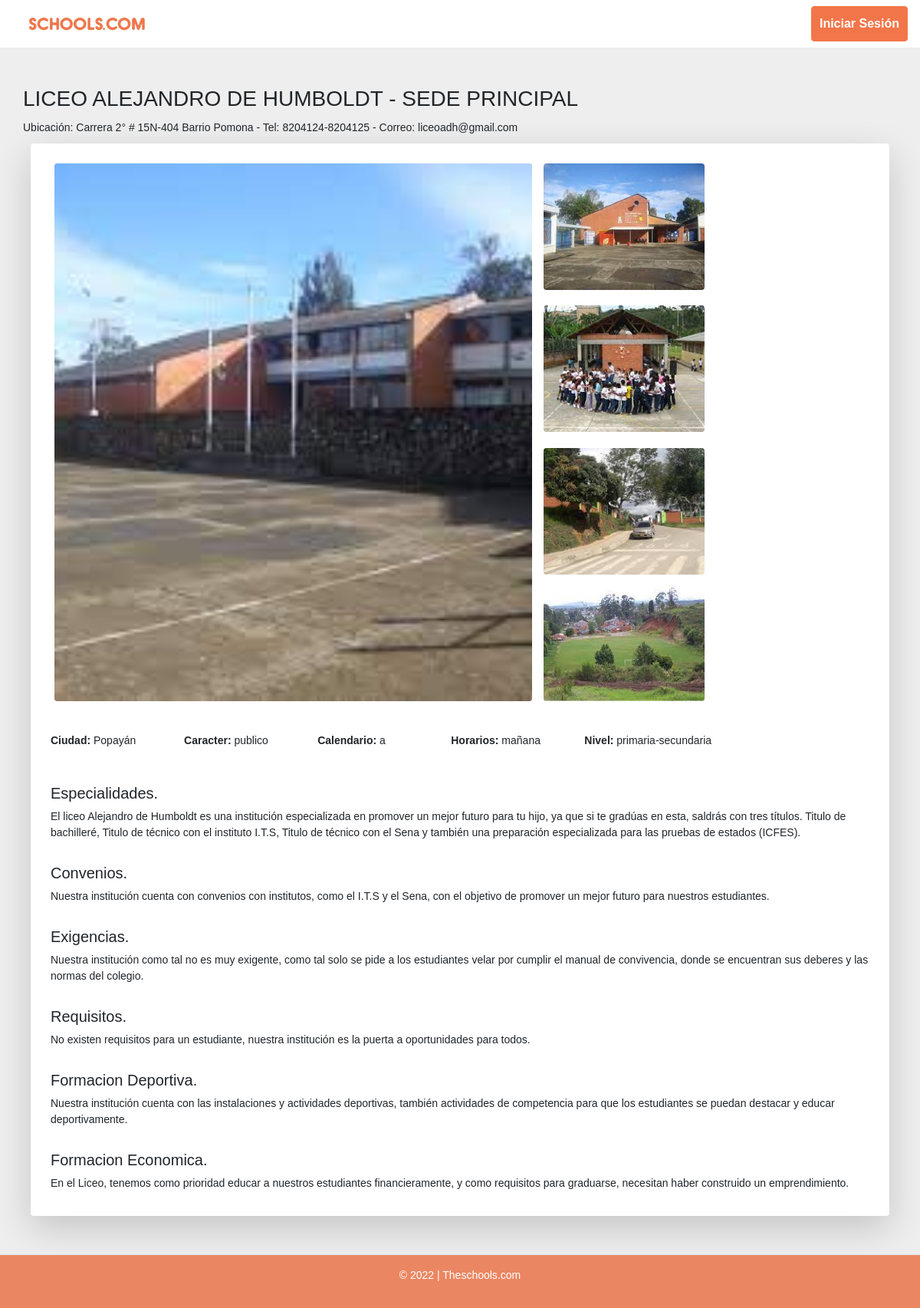
Screenshot of /especifico.php?id=20 with the database file from the repository.
### config/conexion.php (called while the page is built)
<?php
    class Conectar {
        protected $dbh;
        protected function conexion(){
            try{
                $conectar= $this->dbh = new PDO("mysql:local=localhost;dbname=paginawebphp","root","");
                return $conectar;
            }catch(Exception $e){
                print "Error :".$e->getMessage();
                die();
            }
        }
        public function set_names(){
            return $this->dbh->query("SET NAMES 'utf8'");
        }
    }
?>

### models/ColegioLogin.php (called while the page is built, shortened)
<?php
class ColegioLogin extends Conectar
{
    public function encontrarColegioPorId($idColegio)
    {
        $conectar = parent::conexion();
        parent::set_names();
        $sql = "SELECT `id`,`nombre_colegio`,`tel`,`correo`,`inf_ubicacion`,`introduccion`,`ciudad`,`caracter`,`calendario`,`horarios`,`nivel`,`inf_especialidades`,`inf_convenios`,`inf_exigencias`,`inf_requisitos`,`inf_deporte`,`nivel`,`nit`,`inf_economia`,`img_principal`,`img_secundarias_1`,`img_secundarias_2`,`img_secundarias_3`,`img_secundarias_4` FROM `colegios-login`  WHERE id='" . $idColegio . "';";
        $sql = $conectar->prepare($sql);
        $sql->execute();
        return $sql->fetchAll(PDO::FETCH_ASSOC);
    }
}

### especifico.php (the view, shortened to what this page needs)
<?php
require_once("config/conexion.php");
require_once("models/ColegioLogin.php");
$colegioLogin = new ColegioLogin();
$idColegio = $_REQUEST['id'];
$colegio = $colegioLogin->encontrarColegioPorId($idColegio);
if (count($colegio) <= 0) {
  echo "<script>alert('No existe id'); window.location.href = 'principal.php';  </script>";
} else {
  $colegio = $colegio[0];
}
?>
<!DOCTYPE html>
<html class="no-js" lang="es">
<head>
  <link rel="stylesheet" href="assets\css\style.css">
  <link rel="stylesheet" href="assets\css\style_especifico.css">
  <link rel="stylesheet" href="assets\css\widgets.css">
  <link rel="stylesheet" href="assets\css\responsive.css">
</head>
<header>
  <nav class="navbar navbar-light bg-light">
    <div class="col-md-2 col-xs-6" style="max-width: 200px;" >
      <a href="javascript:history.back()"><img class="logo text" src="assets\imgs\theme\logo6.png" alt=""></a>
    </div>
    <form class="form-inline">
      <a class="btn btn-warning my-1 my-sm-0 text-white" class="btn btn-primary btn-sm float-right" type="" href="login.php">Iniciar Sesión</a>
    </form>
  </nav>
</header>
<body>
  <section class="resultado_especifico">
    <div class="caja">
      <div>
        <h3 class="title"><?= $colegio['nombre_colegio'] ?></h3>
        <p class="title_info">Ubicación: <?= $colegio['inf_ubicacion'] ?> - Tel: <?= $colegio['tel'] ?> - Correo: <?= $colegio['correo'] ?></p>
      </div>
      <div class="contenedor shadow-lg p-3 bg-white rounded">
        <div class="adjustable">
          <div class="img-big rounded">
            <div class="rounded" style=" width:100%; height:100%; background-size:cover; background-position:center; background-repeat:no-repeat; background-image: url('<?= $colegio['img_principal'] ?>')" alt="img_principal">
            </div>
          </div>
          <div class="more">
            <div class="img-1 mb-3 rounded">
              <div class="rounded" style=" width:100%; height:100%; background-size:cover; background-position:center; background-repeat:no-repeat; background-image: url('<?= $colegio['img_secundarias_1'] ?>')" alt="img_secundarias_1">
              </div>
            </div>
            <div class="img-2  mb-3 rounded">
              <div class="rounded" style=" width:100%; height:100%; background-size:cover; background-position:center; background-repeat:no-repeat; background-image: url('<?= $colegio['img_secundarias_2'] ?>')" alt="img_secundarias_2">
              </div>
            </div>
            <div class="img-3 rounded">
              <div class="rounded" style=" width:100%; height:100%; background-size:cover; background-position:center; background-repeat:no-repeat; background-image: url('<?= $colegio['img_secundarias_3'] ?>')" alt="img_secundarias_3">
              </div>
            </div>
            <div class="img-4 rounded">
              <div class="rounded" style=" width:100%; height:100%; background-size:cover; background-position:center; background-repeat:no-repeat; background-image: url('<?= $colegio['img_secundarias_4'] ?>')" alt="img_secundarias_4">
              </div>
            </div>
          </div>
        </div> <br>
        <div class="texto">
          <div class="texto-info start ">
            <p><span class="font-weight-bold">Ciudad:</span> <?= ($colegio['ciudad']) ?></p>
          </div>
          <div class="texto-info">
            <p><span class="font-weight-bold">Caracter:</span> <?= ($colegio['caracter']) ?></p>
          </div>
          <div class="texto-info">
            <p><span class="font-weight-bold">Calendario:</span> <?= ($colegio['calendario']) ?></p>
          </div>
          <div class="texto-info">
            <p><span class="font-weight-bold">Horarios:</span> <?= ($colegio['horarios']) ?></p>
          </div>
          <div class="texto-info">
            <p><span class="font-weight-bold">Nivel:</span> <?= ($colegio['nivel']) ?></p>
          </div>
        </div>
        <div class="text-principal">
          <h5 class="text-title">Especialidades.</h5>
          <p><?= ($colegio['inf_especialidades']) ?> </p>
          <h5 class="text-title">Convenios.</h5>
          <p><?= ($colegio['inf_convenios']) ?> </p>
          <h5 class="text-title">Exigencias.</h5>
          <p><?= ($colegio['inf_exigencias']) ?> </p>
          <h5 class="text-title">Requisitos.</h5>
          <p><?= ($colegio['inf_requisitos']) ?> </p>
          <h5 class="text-title">Formacion Deportiva.</h5>
          <p><?= ($colegio['inf_deporte']) ?> </p>
          <h5 class="text-title">Formacion Economica.</h5>
          <p><?= ($colegio['inf_economia']) ?> </p>
        </div>
  </section>
  <footer class="blog-footer">
    <p>© 2022 | Theschools.com</p>
  </footer>
</body>
</html>

### assets/css/style.css (style rules this page uses)
:root { --color-mode:"light";--color-warning: #e38836;--color-success:#09815C;--color-danger:#e3363e;--color-warning:#e38836;--color-info:#4da7d4;--color-light:#f8f9f9;--color-grey:#f7f8f9;--color-dark:#000c2d;--color-muted:#687385;--color-white:#FFFFFF;--primary-border-color:#9b9b9b;--secondary-border-color:#f0f8ff;--mutted-border-color:#eaecee;--box-shadow-normal:0 10px 10px rgba(0,0,0,0.08);--box-shadow-hover:0 4px 60px 0 rgba(0,0,0,0.2);--button-shadow-color-normal:hsla(0,0%,42.4%,0.2);--button-shadow-color-hover:hsla(0,0%,42.4%,0.3); }
.text-white { color:var(--color-white)!important; padding: 10px !important; }
.bg-light { background-color:var(--color-white)!important; }
.bg-white { background-color:var(--color-white)!important; }
.btn-warning { background-color:var(--color-warning);border-color:var(--color-warning); }
body { font-family:'Noto Sans JP',sans-serif;font-weight:normal;font-style:normal;font-size:14px; }
h1, h2, h3, h4, h5, h6, .font-heading, .btn, .post-title { font-style:normal;font-weight:500;text-transform:none;font-family:'Noto Sans JP',sans-serif; }
p { font-weight:400; }
a, .button { -webkit-transition:all .2s ease-out 0s;-moz-transition:all .2s ease-out 0s;-ms-transition:all .2s ease-out 0s;-o-transition:all .2s ease-out 0s;transition:all .2s ease-out 0s }
a { color:var(--color-muted); }
img, image, video { max-width:100%; }
::placeholder { color:#838383 }
.font-weight-bold { font-weight:700; }
.btn { font-weight:700; }

### assets/css/style_especifico.css (style rules this page uses)
body { background-color: #eee; }
.title { margin-bottom: 50px; text-transform: uppercase; }
.btn-warning { background-color: #f27649; border-color: #f27649; }
.btn { margin-top: auto; }
.title { margin: -10px 10px 10px 30px; }
.title_info { margin: 0px 10px 10px 30px; }
.caja { margin-top: 60px; }
.contenedor { margin: 0px 40px 0px 40px; }
.adjustable { display: flex; margin-top: 10px; }
.more { width: 50%; display: flex; flex-wrap: wrap; }
.img-big { width: 780px;zz height: 350px; background-color: #ffa17e; margin-right: 15px; margin-left: 15px; }
.img-1, .img-3 { width: 210px; height: 165px; margin-right: 15px; }
.img-2, .img-4 { width: 210px; height: 165px; }
.texto { display: flex; margin-top: 20px; }
.start { margin-left: 10px; }
.texto-info { width: 16%; }
.text-principal { margin-left: 10px; }
.text-title { margin-top: 30px; }
a { color: #f27649 !important; }
.blog-footer { margin-top: 50px; padding: 1.0rem 0; color: rgb(255, 255, 255); text-align: center; background-color: #eb8662 ; border-top: 0.05rem solid #e5e5e5; }

### assets/css/widgets.css (style rules this page uses)
* { box-sizing:border-box; }

### rows the page displays
colegios-login: nombre_colegio "LICEO ALEJANDRO DE HUMBOLDT - SEDE PRINCIPAL", inf_ubicacion "Carrera 2° # 15N-404 Barrio Pomona", tel "8204124-8204125", correo "liceoadh@gmail.com", img_principal (picture), img_secundarias_1 (picture), img_secundarias_2 (picture), img_secundarias_3 (picture), img_secundarias_4 (picture), ciudad "Popayán", caracter "publico", calendario "a", horarios "mañana", nivel "primaria-secundaria", inf_especialidades "El liceo Alejandro de Humboldt es una institución especializada en promover un mejor futuro para tu hijo, ya que si te gradúas en esta, saldrás con tres títulos. Titulo de bachilleré, Titulo de técnico con el instituto I.T.S, Titulo de técnico con el Sena y también una preparación especializada para las pruebas de estados (ICFES).", inf_convenios "Nuestra institución cuenta con convenios con institutos, como el I.T.S y el Sena, con el objetivo de promover un mejor futuro para nuestros estudiantes.", inf_exigencias "Nuestra institución como tal no es muy exigente, como tal solo se pide a los estudiantes velar por cumplir el manual de convivencia, donde se encuentran sus deberes y las normas del colegio.", inf_requisitos "No existen requisitos para un estudiante, nuestra institución es la puerta a oportunidades para todos.", inf_deporte "Nuestra institución cuenta con las instalaciones y actividades deportivas, también actividades de competencia para que los estudiantes se puedan destacar y educar deportivamente.", inf_economia "En el Liceo, tenemos como prioridad educar a nuestros estudiantes financieramente, y como requisitos para graduarse, necesitan haber construido un emprendimiento."
